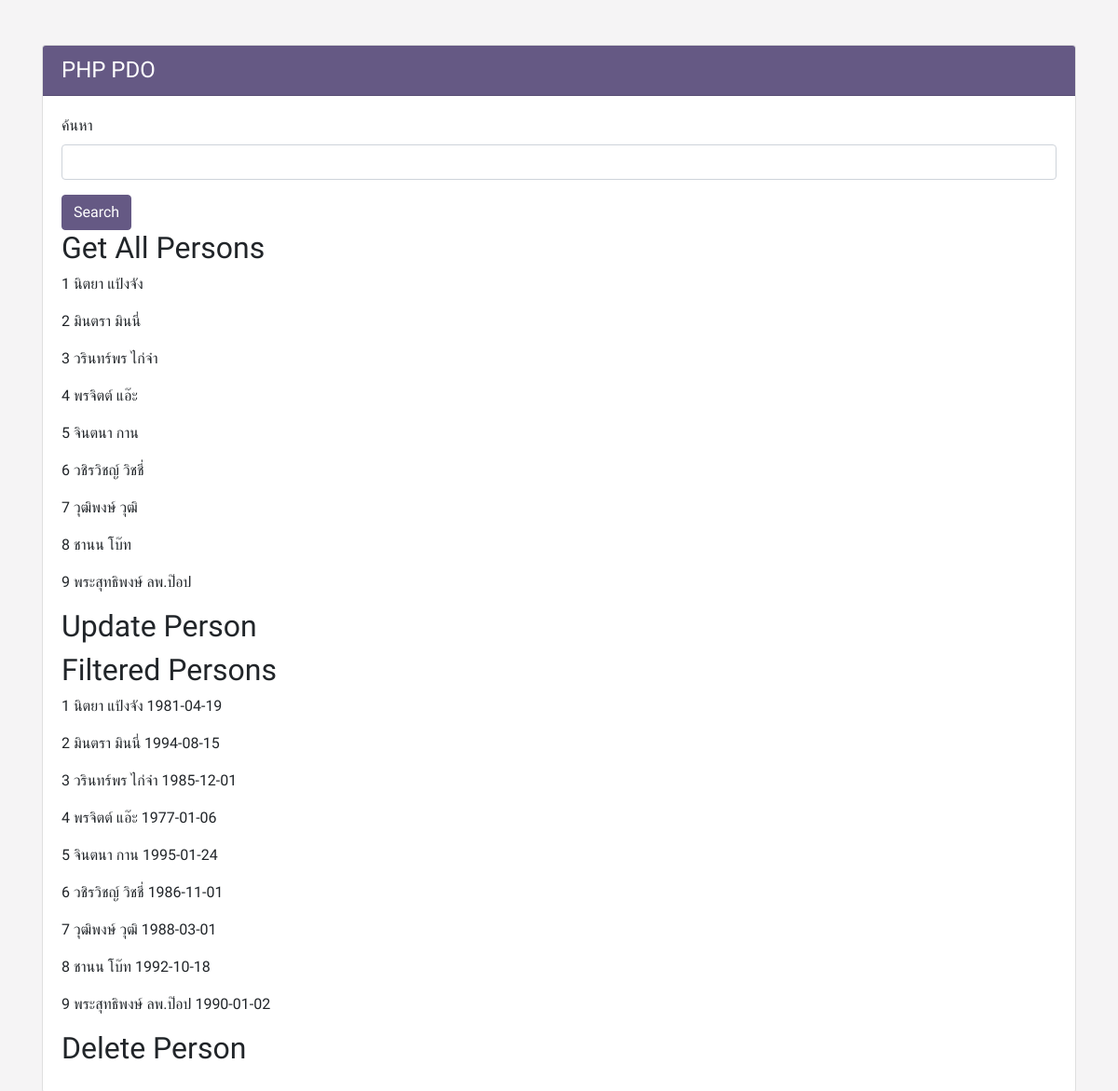
The app's page /13_php/10_pdo.php, older data.
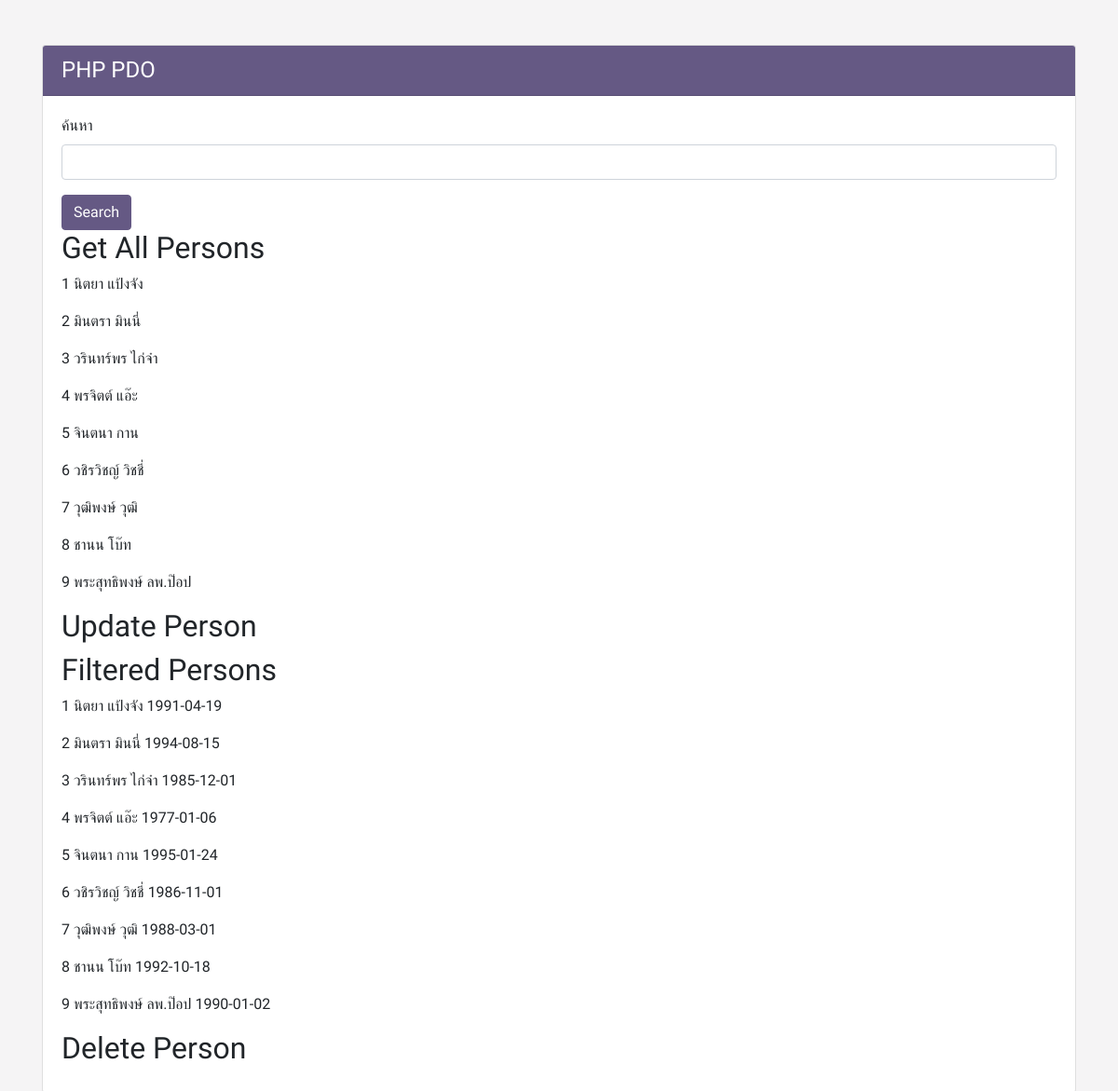
The same page, newer data.
### tables this page shows
CREATE TABLE persons  (
	id INT UNSIGNED AUTO_INCREMENT PRIMARY KEY,
	firstname VARCHAR(255) NOT NULL,
	nickname VARCHAR(255) NOT NULL,
	dob DATE,
	gender_id INT,
	club_id INT,
	salary DECIMAL(15, 2),
	avatar VARCHAR(255),
	created_at DATETIME DEFAULT CURRENT_TIMESTAMP
);

### 13_php/inc/autoload.php (called while the page is built, shortened)
<?php
spl_autoload_register(function($className) {
	$className = str_replace("\\", DIRECTORY_SEPARATOR, $className);
});

### src/Database/Db.php (called while the page is built, shortened)
<?php
class Db {
	private $host = "localhost";
	private $user = "puri";
	private $password = "puri.varo+555";
	private $dbName = "learnDB";
	function __construct() {
		$this->pdo = $this->connect();
	}
	protected function connect() {
		$dsn = "mysql:host={$this->host};dbname={$this->dbName}";
		$pdo = new PDO($dsn, $this->user, $this->password);
		$pdo->setAttribute(PDO::ATTR_DEFAULT_FETCH_MODE, PDO::FETCH_ASSOC);
		$pdo->setAttribute(PDO::ATTR_ERRMODE, PDO::ERRMODE_EXCEPTION);
		return $pdo;
	}
}
?>

### src/Model/Person.php (called while the page is built, shortened)
<?php
class Person extends Db {
	public function getAllPersons() {
		$sql = "SELECT * FROM persons";
		$stmt = $this->pdo->query($sql);
		$data = $stmt->fetchAll();
		return $data;
	}
	public function getPersons($search=null) {
		$filters = [];
		$sql = "SELECT * FROM persons WHERE 1=1 {$where} ";
		$stmt = $this->pdo->prepare($sql);
		$stmt->execute($filters);
		return $stmt->fetchAll();
	}
}

### 13_php/10_pdo.php (the view, shortened to what this page needs)
<?php require $_SERVER["DOCUMENT_ROOT"]."/learnphp/vendor/autoload.php";?>
<!DOCTYPE html>
<html lang="en">
<head>
	<link rel="stylesheet" href="/learnphp/theme/css/bootstrap-theme.css">
</head>
<body class="font-mali">
	<div class="container">
		<div class="row mt-5">
			<div class="col">
				<div class="card mb-3">
					<h4 class="card-header bg-primary text-white">PHP PDO</h4>
					<div class="card-body">
						<form action="">
							<div class="form-group">
								<label for="">ค้นหา</label>
								<input type="text" name=":search" class="form-control" value="<?php echo $_REQUEST[':search'];?>">
							</div>
							<button type="submit" class="btn btn-primary">Search</button>
						</form>
							<?php
								$personObj = new Person();
								echo "<h2>Get All Persons</h2>";
								$persons = $personObj->getAllPersons();
								foreach($persons as $person) {
									echo "<p>{$person['id']} {$person['firstname']} {$person['nickname']}</p>";
								}
								echo "<h2>Update Person</h2>";
								$personObj->updatePerson([":firstname"=>"มินตรา", ":nickname"=>"BlackPink", ":dob"=>"208-04-22
								",":gender_id"=>"2", ":id"=>"16"]);
								echo "<h2>Filtered Persons</h2>";
								$persons2 = $personObj->getPersons($_REQUEST);
								foreach($persons2 as $person) {
									echo "<p>{$person['id']} {$person['firstname']} {$person['nickname']} {$person['dob']}</p>";
								}
								echo "<h2>Delete Person</h2>";
							?>
					</div>
				</div>
			</div>
		</div>
	</div>
</body>
</html>

Row changes from the older to the newer data that the page shows:
changed persons "นิตยา": dob "1981-04-19" → "1991-04-19"
